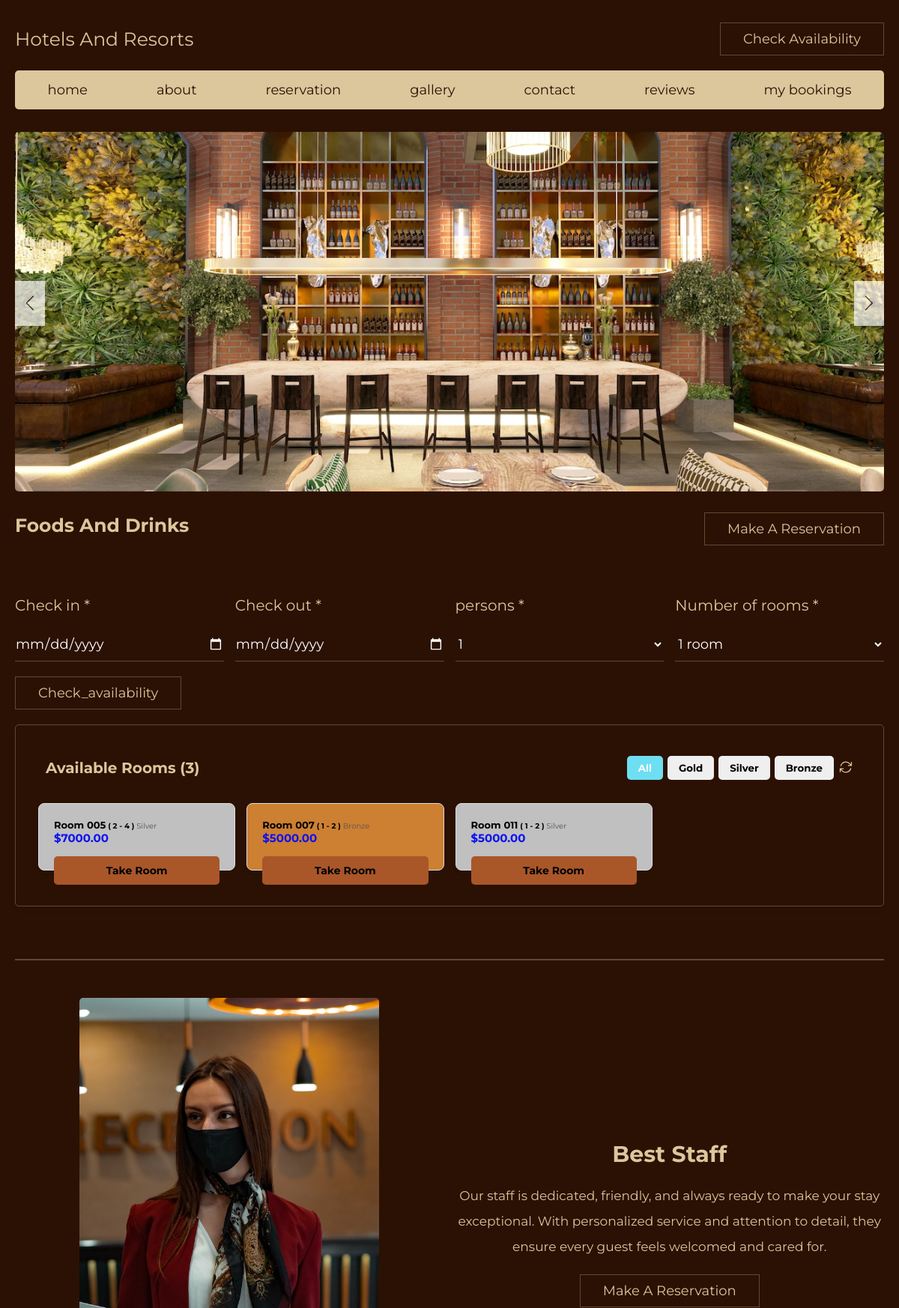
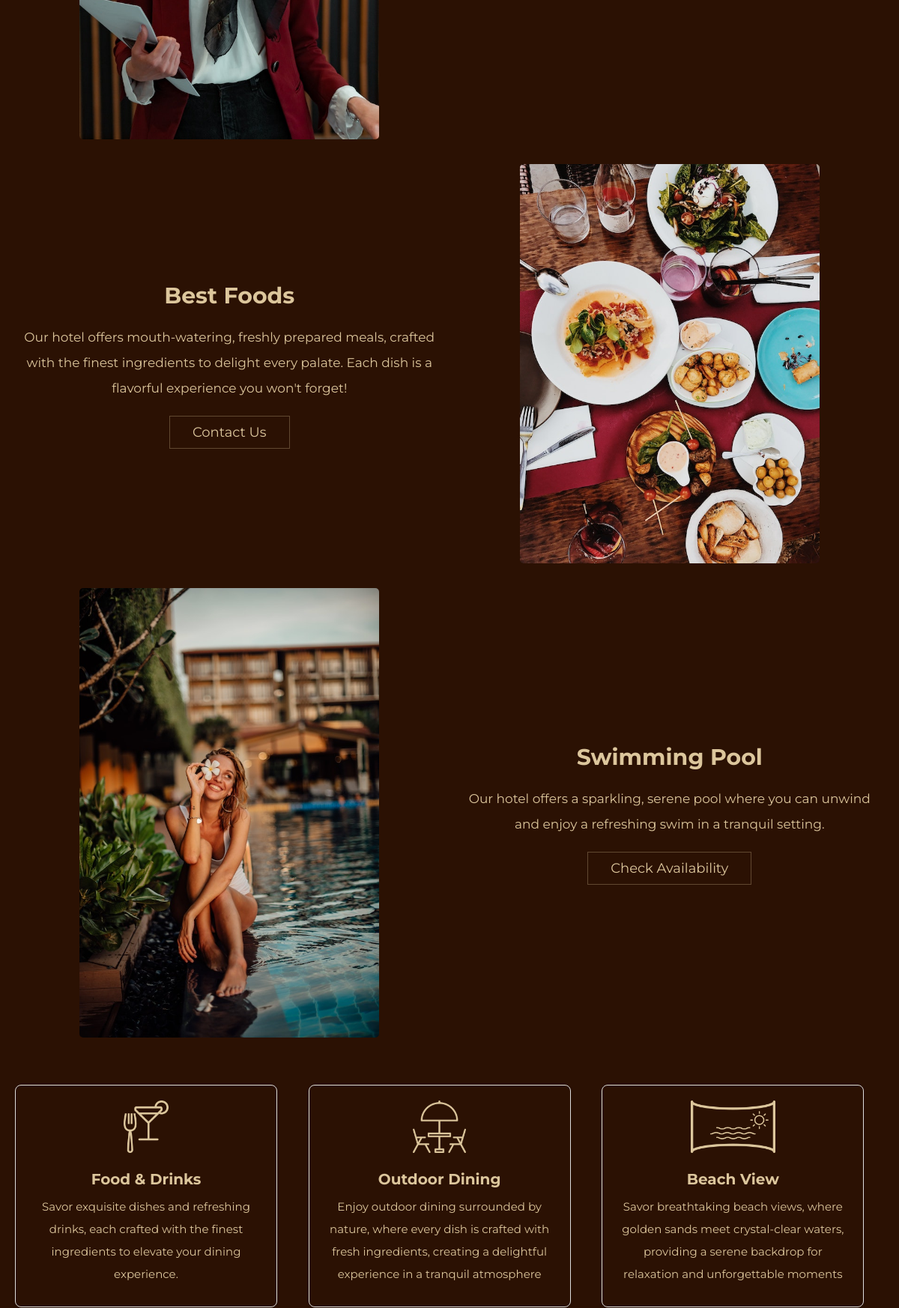
Page /room_listing/ (upper part) on the committed database (2 pictures, top to bottom).
### Hotel/models.py (models this page shows, shortened)
class Room(models.Model):
    room_number = models.CharField(max_length=10, unique=True)
    room_type = models.CharField(max_length=20)
    capacity = models.IntegerField(default=3)
    rooms = models.IntegerField(default=3)
    price_per_day = models.DecimalField(max_digits=10, decimal_places=2)
    available = models.BooleanField(default=True)

### Hotel/views.py (the view)
# urls.py: path("room_listing/", views.room_listing, name="room_listing"),
def room_listing(request):
    if request.method == 'GET':
        print(request.user)
        rooms = Room.objects.filter(available=True)
        available_rooms = Room.objects.filter(available=True).count()
        booked_rooms = Booking.objects.all()
        return render(request, 'hotel/Home.html', {'rooms': rooms,'booked': booked_rooms, 'number': available_rooms})
    return render(request, 'hotel/Home.html')

### Hotel/templates/hotel/Home.html (shortened to what this page needs)
<!DOCTYPE html>
<html lang="en">
<head>
   <link
   <link rel="stylesheet" href="https://cdn.jsdelivr.net/npm/swiper@8/swiper-bundle.min.css" />
   <link rel="stylesheet" href="https://cdnjs.cloudflare.com/ajax/libs/font-awesome/6.2.0/css/all.min.css">
   {% load static %}
   <link rel="stylesheet" href="{% static 'styles.css' %}">
</head>
<body>
   <section class="header">
      <div class="flex">
         <a href="#home" class="logo">Hotels And Resorts</a>
         <a href="#availability" class="btn">check availability</a>
      </div>
      <nav class="navbar">
         <a href="#home">home</a>
         <a href="#about">about</a>
         <a href="#reservation">reservation</a>
         <a href="#gallery">gallery</a>
         <a href="#contact">contact</a>
         <a href="#reviews">reviews</a>
         <a href="#bookings">my bookings</a>
      </nav>
   </section>
   <section class="home" id="home">
      <div class="swiper home-slider">
         <div class="swiper-wrapper">
            <div class="box swiper-slide">
               <img src="{% static 'images/home-img-2.jpg' %}" alt="">
               <div class="flex">
                  <h3>foods and drinks</h3>
                  <a href="#reservation" class="btn">make a reservation</a>
               </div>
            </div>
            <div class="box swiper-slide">
               <div class="flex">
                  <h3>luxurious rooms</h3>
               </div>
            </div>
            <div class="box swiper-slide">
               <div class="flex">
                  <a href="#contact" class="btn">contact us</a>
               </div>
            </div>
         </div>
         <div class="swiper-button-next"></div>
         <div class="swiper-button-prev"></div>
      </div>
   </section>
   <section class="availability" id="availability">
      <form action="api/check_availability/" id="check_availability_form" method="post">
         <div class="flex">
            <div class="box">
               <p>Check in <span>*</span></p>
               <input type="date" name="check_in" class="input" required>
            </div>
            <div class="box">
               <p>Check out <span>*</span></p>
               <input type="date" name="check_out" class="input" required>
            </div>
            <div class="box">
               <p>persons <span>*</span></p>
               <select name="capacity" class="input" required>
                  <option value="1">1</option>
               </select>
            </div>
            <div class="box">
               <p>Number of rooms <span>*</span></p>
               <select name="rooms" class="input" required>
                  <option value="1">1 room</option>
               </select>
            </div>
         </div>
         <input type="submit" value="check_availability" name="check" class="btn">
      </form>
      <div class="availableRooms">
         <div class="header">
            <h3>Available Rooms <span id ="number">({{ number }})</span></h3>
            <div class="filter-buttons">
               <button class="type all active" data-type="All">All</button>
               <button class="type gold" data-type="Gold">Gold</button>
               <button class="type silver" data-type="Silver">Silver</button>
               <button class="type bronze" data-type="Bronze">Bronze</button>
               <button class="refresh" id="refreshButton" onclick="getAvailableRooms()">
               </button>
            </div>
         </div>
         <div class="x">
            <ul class="room-list">
               {% for room in rooms %}
               <li class="room-item {{ room.room_type | lower}}" data-room-type="{{ room.room_type }}">
                  <div class="room-info">
                     <span class="room-number">Room <span class="room-num">{{ room.room_number }}</span></span>
                     <span>(</span>
                     <span class="rooms">{{ room.rooms }}</span>
                     <span>-</span>
                     <span class="capacity">{{ room.capacity }}</span>
                     <span>)</span>
                     <span class="room-type">{{ room.room_type }}</span><br>
                     <span class="room-price">${{ room.price_per_day }}</span>
                  </div>
                  <a href="#reservation" class="book-button">Take Room</a>
               </li>
               {% endfor %}
            </ul>
   </section>
   <hr>
   <section class="about" id="about">
      <div class="row">
         <div class="image">
            <img src="{% static 'images/about-img-1.jpg' %}" alt="">
         </div>
         <div class="content">
            <h3>best staff</h3>
            <p>Our staff is dedicated, friendly, and always ready to make your stay exceptional. With personalized service and attention to detail, they ensure every guest feels welcomed and cared for.</p>
            <a href="#reservation" class="btn">make a reservation</a>
         </div>
      </div>
      <div class="row revers">
         <div class="image">
            <img src="{% static 'images/about-img-2.jpg' %}" alt="">
         </div>
         <div class="content">
            <h3>best foods</h3>
            <p>Our hotel offers mouth-watering, freshly prepared meals, crafted with the finest ingredients to delight every palate. Each dish is a flavorful experience you won't forget!</p>
            <a href="#contact" class="btn">contact us</a>
         </div>
      </div>
      <div class="row">
         <div class="image">
            <img src="{% static 'images/about-img-3.jpg' %}" alt="">
         </div>
         <div class="content">
            <h3>swimming pool</h3>
            <p>Our hotel offers a sparkling, serene pool where you can unwind and enjoy a refreshing swim in a tranquil setting.</p>
            <a href="#availability" class="btn">check availability</a>
         </div>
      </div>
   </section>
   <section class="services">
      <div class="box-container">
         <div class="box">
            <img src="{% static 'images/icon-1.png' %}" alt="">
            <h3>food & drinks</h3>
            <p>Savor exquisite dishes and refreshing drinks, each crafted with the finest ingredients to elevate your dining experience.</p>
         </div>
         <div class="box">
            <img src="{% static 'images/icon-2.png' %}" alt="">
            <h3>outdoor dining</h3>
            <p>Enjoy outdoor dining surrounded by nature, where every dish is crafted with fresh ingredients, creating a delightful experience in a tranquil atmosphere</p>
         </div>
         <div class="box">
            <img src="{% static 'images/icon-3.png' %}" alt="">
            <h3>beach view</h3>
            <p>Savor breathtaking beach views, where golden sands meet crystal-clear waters, providing a serene backdrop for relaxation and unforgettable moments</p>
         </div>
      </div>
   </section>
</body>
</html>

### Hotel/templates/hotel/Home.html (style rules this page uses)
.box-container { display: flex; flex-wrap: wrap; gap: 20px; justify-content: center; }
.box-container .box { background-color: transparent; border: 1px solid #ddd; border-radius: 8px; padding: 15px; width: 100%; max-width: 350px; box-shadow: 0 2px 4px rgba(0, 0, 0, 0.1); transition: transform 0.2s ease-in-out, box-shadow 0.2s ease-in-out; }
.box p { font-size: 14px; margin: 8px 0; color: #555; }

### rows in the picture
Room: room_number "005", rooms "2", capacity "4", room_type "Silver", price_per_day "7000.00"
Room: room_number "007", rooms "1", capacity "2", room_type "Bronze", price_per_day "5000.00"
Room: room_number "011", rooms "1", capacity "2", room_type "Silver", price_per_day "5000.00"

### other values in the picture
{{ number }} "3"
